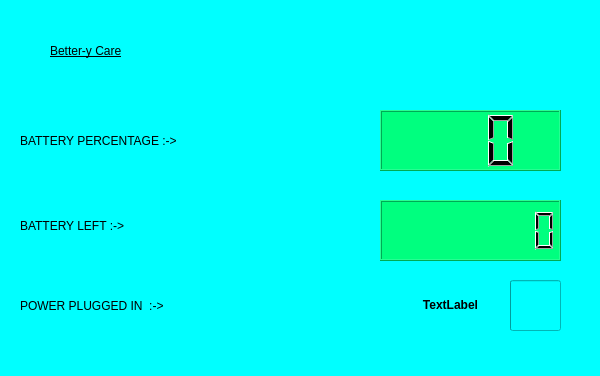
<?xml version="1.0" encoding="UTF-8"?>
<ui version="4.0">
 <class>MainWindow</class>
 <widget class="QMainWindow" name="MainWindow">
  <property name="geometry">
   <rect>
    <x>0</x>
    <y>0</y>
    <width>600</width>
    <height>376</height>
   </rect>
  </property>
  <property name="windowTitle">
   <string>MainWindow</string>
  </property>
  <property name="styleSheet">
   <string notr="true">QWidget {

	background-color: rgb(0, 255, 255);

}</string>
  </property>
  <widget class="QWidget" name="centralwidget">
   <widget class="QLCDNumber" name="lcdNumber1">
    <property name="geometry">
     <rect>
      <x>380</x>
      <y>110</y>
      <width>181</width>
      <height>61</height>
     </rect>
    </property>
    <property name="styleSheet">
     <string notr="true">QLCDNumber {
	background-color: rgb(0, 255, 127);



}</string>
    </property>
    <property name="digitCount">
     <number>3</number>
    </property>
    <property name="mode">
     <enum>QLCDNumber::Dec</enum>
    </property>
   </widget>
   <widget class="QLabel" name="labeL1">
    <property name="geometry">
     <rect>
      <x>20</x>
      <y>120</y>
      <width>331</width>
      <height>41</height>
     </rect>
    </property>
    <property name="styleSheet">
     <string notr="true">color: rgb(0, 0, 0);
font: 75 16pt &quot;MS Shell Dlg 2&quot;;</string>
    </property>
    <property name="text">
     <string>BATTERY PERCENTAGE :-&gt;</string>
    </property>
   </widget>
   <widget class="QProgressBar" name="progressBar">
    <property name="geometry">
     <rect>
      <x>510</x>
      <y>280</y>
      <width>51</width>
      <height>51</height>
     </rect>
    </property>
    <property name="maximum">
     <number>1</number>
    </property>
    <property name="value">
     <number>-1</number>
    </property>
    <property name="textVisible">
     <bool>false</bool>
    </property>
    <property name="invertedAppearance">
     <bool>false</bool>
    </property>
   </widget>
   <widget class="QLabel" name="label2">
    <property name="geometry">
     <rect>
      <x>20</x>
      <y>210</y>
      <width>311</width>
      <height>31</height>
     </rect>
    </property>
    <property name="styleSheet">
     <string notr="true">color: rgb(0, 0, 0);
font: 75 16pt &quot;MS Shell Dlg 2&quot;;</string>
    </property>
    <property name="text">
     <string>BATTERY LEFT :-&gt;</string>
    </property>
   </widget>
   <widget class="QLCDNumber" name="lcdNumber2">
    <property name="geometry">
     <rect>
      <x>380</x>
      <y>200</y>
      <width>181</width>
      <height>61</height>
     </rect>
    </property>
    <property name="styleSheet">
     <string notr="true">QLCDNumber {
	background-color: rgb(0, 255, 127);



}</string>
    </property>
    <property name="digitCount">
     <number>8</number>
    </property>
    <property name="mode">
     <enum>QLCDNumber::Dec</enum>
    </property>
   </widget>
   <widget class="QLabel" name="label3">
    <property name="geometry">
     <rect>
      <x>20</x>
      <y>290</y>
      <width>311</width>
      <height>31</height>
     </rect>
    </property>
    <property name="styleSheet">
     <string notr="true">color: rgb(0, 0, 0);
font: 75 16pt &quot;MS Shell Dlg 2&quot;;</string>
    </property>
    <property name="text">
     <string>POWER PLUGGED IN  :-&gt;</string>
    </property>
   </widget>
   <widget class="QLabel" name="label4">
    <property name="geometry">
     <rect>
      <x>400</x>
      <y>280</y>
      <width>101</width>
      <height>51</height>
     </rect>
    </property>
    <property name="styleSheet">
     <string notr="true">
font: 75 26pt &quot;MS Shell Dlg 2&quot;;</string>
    </property>
    <property name="text">
     <string>&lt;html&gt;&lt;head/&gt;&lt;body&gt;&lt;p align=&quot;center&quot;&gt;&lt;span style=&quot; font-weight:600;&quot;&gt;TextLabel&lt;/span&gt;&lt;/p&gt;&lt;/body&gt;&lt;/html&gt;</string>
    </property>
   </widget>
   <widget class="QLabel" name="label">
    <property name="geometry">
     <rect>
      <x>50</x>
      <y>10</y>
      <width>321</width>
      <height>81</height>
     </rect>
    </property>
    <property name="styleSheet">
     <string notr="true">
text-decoration: underline;
font: 75 28pt &quot;Georgia&quot;;</string>
    </property>
    <property name="text">
     <string>Better-y Care</string>
    </property>
   </widget>
  </widget>
  <widget class="QStatusBar" name="statusbar"/>
 </widget>
 <resources/>
 <connections/>
</ui>
